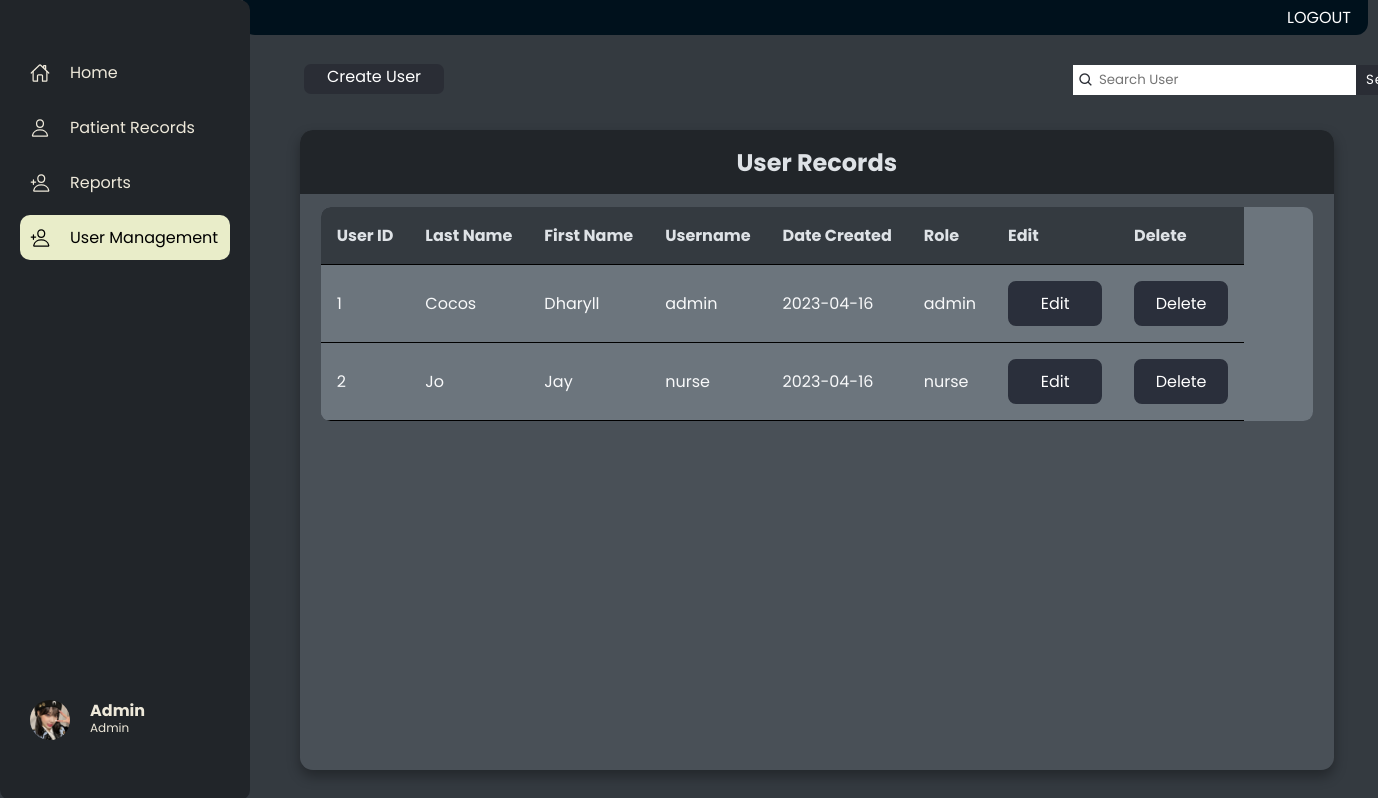
/admin/userrecords.php (signed in), run on the app's committed database.
### tables this page shows
CREATE TABLE
    `users` (
        `user_id` int(11) NOT NULL,
        `user_fname` varchar(255) NOT NULL,
        `user_lname` varchar(255) NOT NULL,
        `role` varchar(255) NOT NULL,
        `username` varchar(255) NOT NULL,
        `password` varchar(255) NOT NULL,
        `user_created` date NOT NULL DEFAULT current_timestamp()
    );

### admin/userrecords.php (the view, shortened to what this page needs)
<?php
include "../auth/conn.php";
$sql = "SELECT * FROM users";
?>
<!DOCTYPE html>
<html>
<head>
  <link rel="stylesheet" href="../includes/style.css">
  <link href='https://unpkg.com/boxicons@2.1.4/css/boxicons.min.css' rel='stylesheet'>
</head>
<body>
  <div class="parent">
    <div class="child header">
      <span class="header-content">
        <span class="header-content">
              <a href="./logout.php">LOGOUT</a>
          </span>
    </div>
    <div class="main">
          <a class="createuser" href="./adduser.php">Create User</a>
      <div class="child">
        <div class="container">
          <nav>
            <ul class="link-items">
              <li class="link-item">
                <a href="./home.php" class="link">
                  <ion-icon name="home-outline"></ion-icon>
                  <span style="--i: 1">Home</span>
                </a>
              </li>
              <li class="link-item">
                <a href="./patientrecords.php" class="link">
                  <ion-icon name="person-outline"></ion-icon>
                  <span style="--i: 3">Patient Records</span>
                </a>
              </li>
              <li class="link-item">
                <a href="./reports.php" class="link">
                  <ion-icon name="person-add-outline"></ion-icon>
                  <span>Reports</span>
                </a>
              </li>
              <li class="link-item active">
                <a href="./userrecords.php" class="link">
                  <ion-icon name="person-add-outline"></ion-icon>
                  <span style="--i: 4">User Management</span>
                </a>
              </li>
              <li class="link-item user">
                <a href="./logout.php" class="link">
                  <img src="../public/winter.jpg" alt="user-icon">
                  <span style="--i: 9">
                    <h4>
                      <?= $_SESSION['username'] ?>
                    </h4>
                    <p>
                      <?= $_SESSION['role'] ?>
                    </p>
                  </span>
                </a>
              </li>
            </ul>
          </nav>
        </div>
      </div>
      <div class="child content">
        <div class="search-container">
          <form class="search-form" method="get" action="">
            <i class='bx bx-search'></i>
            <input type="text" name="user" placeholder="Search User">
            <button type="submit">Search</button>
          </form>
        </div>
        <main class="table">
          <section class="table__header">
            <h1>User Records</h1>
          </section>
          <section class="table__body">
            <table>
              <thead>
                <tr>
                  <th><a href="?sort=user_id">User ID</a></th>
                  <th><a href="?sort=user_lname">Last Name</a></th>
                  <th><a href="?sort=user_fname">First Name</a></th>
                  <th><a href="?sort=username">Username</a></th>
                  <th><a href="?sort=username">Date Created</a></th>
                  <th>Role</th>
                  <th>Edit</th>
                  <th>Delete</th>
                </tr>
              </thead>
              <tbody>
                <?php
                if (isset($_GET['user'])) {
                  $user = $_GET['user'];
                } else {
                  $user = "";
                }
                if (isset($_GET['sort'])) {
                  $sort = $_GET['sort'];
                  if ($sort == 'user_id') {
                    $sql = "SELECT * FROM users WHERE user_id LIKE '%$user%' ORDER BY user_id";
                  } else if ($sort == 'user_lname') {
                    $sql = "SELECT * FROM users WHERE user_lname LIKE '%$user%' ORDER BY user_lname";
                  } else if ($sort == 'user_fname') {
                    $sql = "SELECT * FROM users WHERE user_fname LIKE '%$user%' ORDER BY user_fname";
                  } else if ($sort == 'username') {
                    $sql = "SELECT * FROM users WHERE username LIKE '%$user%' ORDER BY username";
                  } else if ($sort == 'user_created') {
                    $sql = "SELECT * FROM users WHERE user_created LIKE '%$user%' ORDER BY user_created";
                  }
                } else {
                  $sql = "SELECT * FROM users WHERE user_id LIKE '%$user%' OR user_lname LIKE '%$user%' OR user_fname LIKE '%$user%' OR username LIKE '%$user%' OR user_created LIKE '%$user%' ";
                }
                $result = $conn->query($sql);
                if ($result->num_rows > 0) {
                  while ($row = $result->fetch_assoc()) {
                    $user_id = $row['user_id'];
                    $user_fname = $row['user_fname'];
                    $user_lname = $row['user_lname'];
                    $username = $row['username'];
                    $user_created = $row['user_created'];
                    $role = $row['role'];
                    echo '<tr>
                        <td>' . $user_id . '</td>
                        <td>' . $user_lname . '</td>
                        <td>' . $user_fname . '</td>
                        <td>' . $username . '</td>
                        <td>' . $user_created . '</td>
                        <td>
                            '.$role.'
                        </td>
                        <td>
                            <div class="user-actions">
                                <a href="editusers.php?user_id=' . $user_id . '">Edit</a>
                            <div>
                        </td>
                        <td>
                            <div class="user-actions">
                                <a href="delete.php?user_id=' . $user_id . '">Delete</a>
                            <div>
                        </td>
                </tr>';
                  }
                } else {
                  echo "0 results";
                }
                ?>
              </tbody>
            </table>
          </section>
        </main>
      </div>
    </div>
  </div>
</body>
</html>

### includes/style.css (style rules this page uses)
* { margin: 0; padding: 0; box-sizing: border-box; font-family: "Poppins", sans-serif; }
body { position: relative; min-height: 100vh; width: 100%; overflow: hidden; display: flex; align-items: center; justify-content: center; background: #343a40; }
.parent { display: flex; flex-direction: column; height: 100vh; }
.main { display: flex; flex-grow: 1; }
.content { flex-grow: 1; }
:root { --primary-clr: #7522e6; --bg-clr: #f2f4f5; --white-bg: #fff; --dark-text-clr: #363b46; --light-text-clr: #fff; --hover-clr: #f1e8fd; }
.container { position: fixed; top: 0; left: 0; width: 250px; height: 100vh; padding: 20px; overflow: hidden; border-radius: 0px 10px 10px 10px; background-color: #212529; transition: all 0.3s ease; }
.container ul { list-style: none; display: flex; flex-direction: column; gap: 10px; }
.link-item:last-child { margin-top: 100px; }
.link-item a { display: flex; align-items: center; width: 100%; padding: 10px; border-radius: 10px; text-decoration: none; font-size: 16px; white-space: nowrap; text-transform: capitalize; color: #eee9da; }
.link-item:last-child span h4 { line-height: 1; }
.link-item:last-child span p { font-size: 12px; }
.link-item.active a { background-color: #e9edc9; color: black; }
a:is(:link, :active, :visited).active { color: var(--light-text-clr); background-color: var(--primary-clr); }
.link-item ion-icon { min-width: 20px; min-height: 20px; margin-right: 20px; position: relative; }
.link-item img { width: 40px; height: 40px; margin-right: 20px; border-radius: 50%; }
.user { position: absolute; bottom: 50px; width: 80%; }
.header { background: #00111c; position: absolute; top: 0; left: 243px; width: 1125px; color: #fff; font-family: "Poppins", sans-serif; height: 35px; border-radius: 0px 0px 12px 12px; text-align: center; margin-right: 20px; }
.header-content { display: flex; justify-content: flex-end; }
.header-content a { color: #fff; text-align: center; text-decoration: none; margin: 5px 17px; }
.content { display: flex; justify-content: center; align-items: center; margin-left: 350px; color: #fff; }
tbody { background: #6c757d; }
.table { width: 100%; }
main.table { position: absolute; left: 300px; width: 75vw; height: 80vh; background-color: #495057; backdrop-filter: blur(7px); box-shadow: 0 0.4rem 0.8rem #0005; border-radius: 0.8rem; overflow: hidden; margin-top: 100px; }
.table__header { width: 100%; height: 10%; background-color: #212529; padding: 0.8rem 1rem; display: flex; justify-content: space-around; align-items: center; }
.table__header h1 { color: #dee2e6; }
.table__body { color: black; width: 96%; max-height: calc(89% - 1.6rem); background-color: #6c757d; margin: 0.8rem auto; border-radius: 0.6rem; overflow: auto; }
table, th, td { padding: 1rem; color: #f8f9fa; border-collapse: collapse; border-bottom: 1px solid black; text-align: left; }
thead th { position: sticky; z-index: 2; top: 0; left: 0; background-color: #343a40; color: #dee2e6; }
th a { color: #dee2e6; text-decoration: none; }
.user-actions { background: #2a2f3b; color: #fff; display: flex; justify-content: center; align-items: center; width: 94px; border: 2px #2a2f3b solid; border-radius: 0.5em; padding: 0.5em; cursor: pointer; transition: background 0.3s; }
.user-actions a { color: #fff; text-align: center; text-decoration: none; list-style: none; }
.search-container { background: #2a2d35; color: black; position: absolute; top: 65px; right: 70px; }
.search-form { background-color: #fff; width: 235px; height: 30px; display: flex; }
.search-form input { flex: 1; border: none; outline: none; }
.search-form button { background-color: #2a2d35; padding: 0px 10px; border: none; outline: none; color: #fff; letter-spacing: 1px; cursor: pointer; }
.bx-search { align-self: center; padding: 10px 5px; color: #2a2d35; font-weight: bold; }
a.createuser { position: relative; top: 64px; left: -140px; background-color: #2a2d35; padding: 0px 10px; border: none; outline: none; color: #fff; cursor: pointer; height: 30px; text-decoration: none; width: 140px; text-align: center; border-radius: 7px; }

### data on the page
users: user_id "1", user_lname "Cocos", user_fname "Dharyll", username "admin", user_created "2023-04-16", role "admin"
users: user_id "2", user_lname "Jo", user_fname "Jay", username "nurse", user_created "2023-04-16", role "nurse"

### other printed values
$_SESSION['username'] "Admin"
$_SESSION['role'] "Admin"
